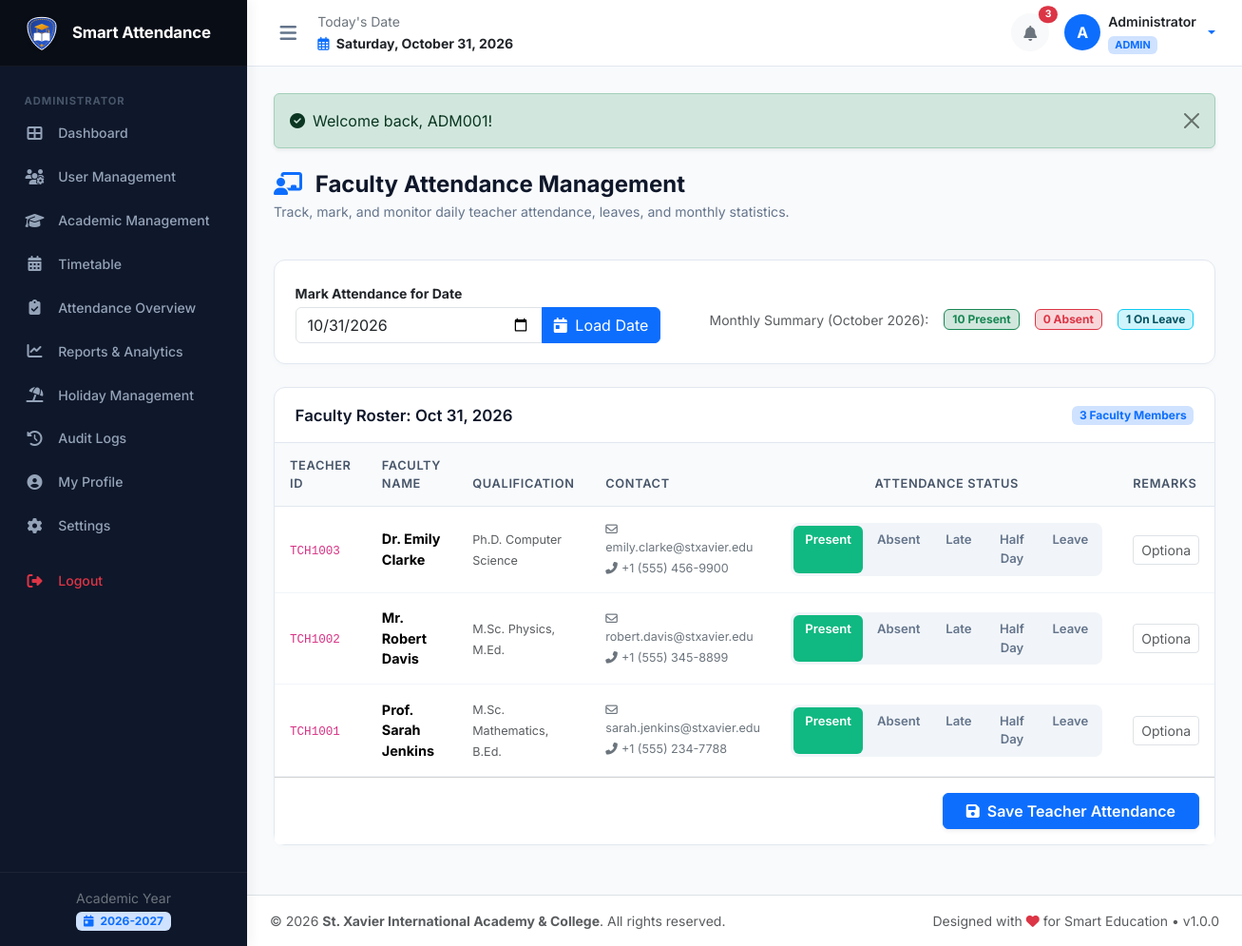
The page /principal/teacher_attendance.php (signed in) on the database its author committed.
### tables this page shows
CREATE TABLE `academic_years` (
  `id` INT AUTO_INCREMENT PRIMARY KEY,
  `name` VARCHAR(50) NOT NULL UNIQUE,
  `start_date` DATE NOT NULL,
  `end_date` DATE NOT NULL,
  `is_current` TINYINT(1) NOT NULL DEFAULT 0,
  `status` ENUM('active', 'archived') NOT NULL DEFAULT 'active',
  `created_at` TIMESTAMP DEFAULT CURRENT_TIMESTAMP
);

CREATE TABLE `teachers` (
  `id` INT AUTO_INCREMENT PRIMARY KEY,
  `user_id` INT NOT NULL UNIQUE,
  `teacher_id` VARCHAR(50) NOT NULL UNIQUE,
  `full_name` VARCHAR(150) NOT NULL,
  `photo` VARCHAR(255) NULL,
  `dob` DATE NULL,
  `gender` ENUM('male', 'female', 'other') DEFAULT 'female',
  `email` VARCHAR(120) NULL,
  `mobile` VARCHAR(25) NULL,
  `qualification` VARCHAR(150) NULL,
  `address` TEXT NULL,
  `joining_date` DATE NULL,
  `created_at` TIMESTAMP DEFAULT CURRENT_TIMESTAMP,
  `updated_at` TIMESTAMP DEFAULT CURRENT_TIMESTAMP ON UPDATE CURRENT_TIMESTAMP,
  FOREIGN KEY (`user_id`) REFERENCES `users`(`id`) ON DELETE CASCADE
);

### includes/auth.php (called while the page is built, shortened)
<?php
require_once __DIR__ . '/functions.php';
function current_role(): ?string {
    return $_SESSION['user']['role'] ?? null;
}

### principal/teacher_attendance.php (the view, shortened to what this page needs)
<?php
require_once __DIR__ . '/../includes/functions.php';
require_once __DIR__ . '/../includes/auth.php';
$pdo = get_db_connection();
$date = $_GET['date'] ?? date('Y-m-d');
$month = $_GET['month'] ?? date('Y-m');
$query = "SELECT t.*, ta.status as recorded_status, ta.remarks as recorded_remarks
          FROM teachers t
          LEFT JOIN teacher_attendance ta ON t.id = ta.teacher_id AND ta.attendance_date = ?
          ORDER BY t.full_name ASC";
$stmt = $pdo->prepare($query);
$stmt->execute([$date]);
$teachers = $stmt->fetchAll();
$summaryStmt = $pdo->prepare("SELECT
                                 COUNT(CASE WHEN status = 'present' THEN 1 END) as present_count,
                                 COUNT(CASE WHEN status = 'absent' THEN 1 END) as absent_count,
                                 COUNT(CASE WHEN status = 'late' THEN 1 END) as late_count,
                                 COUNT(CASE WHEN status = 'on_leave' THEN 1 END) as leave_count,
                                 COUNT(*) as total_records
                              FROM teacher_attendance
                              WHERE attendance_date LIKE ?");
$summaryStmt->execute([$month . '%']);
$monthlyStats = $summaryStmt->fetch();
require_once __DIR__ . '/../includes/header.php';
require_once __DIR__ . '/../includes/sidebar.php';
require_once __DIR__ . '/../includes/navbar.php';
?>
<div class="page-header">
  <div>
    <h1 class="page-title"><i class="fas fa-chalkboard-teacher me-2 text-primary"></i> Faculty Attendance Management</h1>
    <p class="page-subtitle">Track, mark, and monitor daily teacher attendance, leaves, and monthly statistics.</p>
  </div>
</div>
<div class="card card-custom mb-4">
  <div class="card-body">
    <form method="GET" action="" class="row g-3 align-items-center">
      <div class="col-md-5">
        <label class="form-label small fw-bold mb-1">Mark Attendance for Date</label>
        <div class="input-group">
          <input type="date" name="date" class="form-control" value="<?= e($date) ?>" onchange="this.form.submit()">
          <button type="submit" class="btn btn-primary"><i class="fas fa-calendar-day me-1"></i> Load Date</button>
        </div>
      </div>
      <div class="col-md-7">
        <div class="d-flex justify-content-end align-items-center gap-3 pt-md-3">
          <div class="small text-muted">Monthly Summary (<?= date('F Y', strtotime($month . '-01')) ?>):</div>
          <span class="badge bg-success-subtle text-success border border-success px-2 py-1"><?= (int)($monthlyStats['present_count'] ?? 0) ?> Present</span>
          <span class="badge bg-danger-subtle text-danger border border-danger px-2 py-1"><?= (int)($monthlyStats['absent_count'] ?? 0) ?> Absent</span>
          <span class="badge bg-info-subtle text-info-emphasis border border-info px-2 py-1"><?= (int)($monthlyStats['leave_count'] ?? 0) ?> On Leave</span>
        </div>
      </div>
    </form>
  </div>
</div>
<form method="POST" action="">
  <div class="card card-custom">
    <div class="card-header d-flex justify-content-between align-items-center">
      <h5 class="card-title">Faculty Roster: <?= format_date($date) ?></h5>
      <span class="badge bg-primary-subtle text-primary"><?= count($teachers) ?> Faculty Members</span>
    </div>
    <div class="card-body p-0">
      <div class="table-responsive">
        <table class="table table-custom table-hover align-middle mb-0">
          <thead>
            <tr>
              <th>Teacher ID</th>
              <th>Faculty Name</th>
              <th>Qualification</th>
              <th>Contact</th>
              <th class="text-center" style="width: 360px;">Attendance Status</th>
              <th>Remarks</th>
            </tr>
          </thead>
          <tbody>
            <?php if (!empty($teachers)): ?>
              <?php foreach ($teachers as $t): ?>
                <tr>
                  <td><code><?= e($t['teacher_id']) ?></code></td>
                  <td>
                    <strong><?= e($t['full_name']) ?></strong>
                  </td>
                  <td><small class="text-muted"><?= e($t['qualification'] ?? '-') ?></small></td>
                  <td>
                    <small class="text-secondary d-block"><i class="far fa-envelope me-1"></i><?= e($t['email']) ?></small>
                    <small class="text-secondary"><i class="fas fa-phone-alt me-1"></i><?= e($t['mobile']) ?></small>
                  </td>
                  <td class="text-center">
                    <div class="attendance-toggle-group">
                      <label for="t_pres_<?= $t['id'] ?>">Present</label>
                      <label for="t_abs_<?= $t['id'] ?>">Absent</label>
                      <label for="t_late_<?= $t['id'] ?>">Late</label>
                      <label for="t_half_<?= $t['id'] ?>">Half Day</label>
                      <label for="t_leave_<?= $t['id'] ?>">Leave</label>
                    </div>
                  </td>
                  <td>
                    <input type="text" name="remarks[<?= $t['id'] ?>]" class="form-control form-control-sm" placeholder="Optional notes..." value="<?= e($t['recorded_remarks'] ?? '') ?>">
                  </td>
                </tr>
              <?php endforeach; ?>
            <?php else: ?>
              <tr><td colspan="6" class="text-center py-4 text-muted">No teachers registered in the database.</td></tr>
            <?php endif; ?>
          </tbody>
        </table>
      </div>
    </div>
    <div class="card-footer bg-white p-3 text-end">
      <button type="submit" class="btn btn-primary px-4 fw-semibold shadow-sm">
        <i class="fas fa-save me-1"></i> Save Teacher Attendance
      </button>
    </div>
  </div>
</form>
<?php require_once __DIR__ . '/../includes/footer.php'; ?>

### includes/sidebar.php (shortened to what this page needs)
<?php
$role = current_role() ?? 'student';
$currentScript = basename($_SERVER['PHP_SELF']);
?>
<aside class="app-sidebar" id="appSidebar">
  <div class="sidebar-brand">
    <img src="<?= BASE_URL ?>/assets/img/logo.svg" alt="Logo">
    <div class="brand-title">Smart Attendance</div>
  </div>
  <ul class="sidebar-menu">
    <?php if ($role === 'admin'): ?>
      <li class="menu-header">Administrator</li>
      <li class="nav-item">
        <a class="nav-link <?= ($currentScript === 'index.php') ? 'active' : '' ?>" href="<?= BASE_URL ?>/admin/index.php">
          <i class="fas fa-th-large"></i> <span>Dashboard</span>
        </a>
      </li>
      <li class="nav-item">
        <a class="nav-link <?= in_array($currentScript, ['users.php', 'user_add.php', 'user_edit.php']) ? 'active' : '' ?>" href="<?= BASE_URL ?>/admin/users.php">
          <i class="fas fa-users-cog"></i> <span>User Management</span>
        </a>
      </li>
      <li class="nav-item">
        <a class="nav-link <?= ($currentScript === 'academics.php') ? 'active' : '' ?>" href="<?= BASE_URL ?>/admin/academics.php">
          <i class="fas fa-graduation-cap"></i> <span>Academic Management</span>
        </a>
      </li>
      <li class="nav-item">
        <a class="nav-link <?= ($currentScript === 'timetable.php') ? 'active' : '' ?>" href="<?= BASE_URL ?>/admin/timetable.php">
          <i class="fas fa-calendar-alt"></i> <span>Timetable</span>
        </a>
      </li>
      <li class="nav-item">
        <a class="nav-link <?= ($currentScript === 'attendance.php') ? 'active' : '' ?>" href="<?= BASE_URL ?>/admin/attendance.php">
          <i class="fas fa-clipboard-check"></i> <span>Attendance Overview</span>
        </a>
      </li>
      <li class="nav-item">
        <a class="nav-link <?= ($currentScript === 'reports.php') ? 'active' : '' ?>" href="<?= BASE_URL ?>/admin/reports.php">
          <i class="fas fa-chart-line"></i> <span>Reports & Analytics</span>
        </a>
      </li>
      <li class="nav-item">
        <a class="nav-link <?= ($currentScript === 'holidays.php') ? 'active' : '' ?>" href="<?= BASE_URL ?>/admin/holidays.php">
          <i class="fas fa-umbrella-beach"></i> <span>Holiday Management</span>
        </a>
      </li>
      <li class="nav-item">
        <a class="nav-link <?= ($currentScript === 'audit_logs.php') ? 'active' : '' ?>" href="<?= BASE_URL ?>/admin/audit_logs.php">
          <i class="fas fa-history"></i> <span>Audit Logs</span>
        </a>
      </li>
      <li class="nav-item">
        <a class="nav-link <?= ($currentScript === 'profile.php') ? 'active' : '' ?>" href="<?= BASE_URL ?>/admin/profile.php">
          <i class="fas fa-user-circle"></i> <span>My Profile</span>
        </a>
      </li>
      <li class="nav-item">
        <a class="nav-link <?= ($currentScript === 'settings.php') ? 'active' : '' ?>" href="<?= BASE_URL ?>/admin/settings.php">
          <i class="fas fa-cog"></i> <span>Settings</span>
        </a>
      </li>
    <?php endif; ?>
    <li class="nav-item mt-3">
      <a class="nav-link text-danger" href="<?= BASE_URL ?>/logout.php">
        <i class="fas fa-sign-out-alt"></i> <span>Logout</span>
      </a>
    </li>
  </ul>
  <div class="sidebar-footer text-center">
    <small class="text-secondary d-block">Academic Year</small>
    <span class="badge bg-primary-subtle text-primary mt-1">
      <i class="fas fa-calendar-day me-1"></i> <?= e(get_active_academic_year()['name'] ?? '2026-2027') ?>
    </span>
  </div>
</aside>

### assets/css/style.css (style rules this page uses)
:root { --primary: #1e40af; --primary-hover: #1e3a8a; --primary-light: #eff6ff; --secondary: #64748b; --accent: #3b82f6; --dark-sidebar: #0f172a; --sidebar-hover: #1e293b; --sidebar-text: #94a3b8; --sidebar-text-active: #ffffff; --bg-main: #f8fafc; --card-bg: #ffffff; --border-color: #e2e8f0; --text-main: #1e293b; --text-muted: #64748b; --status-present: #10b981; --status-absent: #ef4444; --status-late: #f59e0b; --status-halfday: #f97316; --status-leave: #06b6d4; --sidebar-width: 260px; --sidebar-collapsed-width: 76px; --topbar-height: 70px; --transition: all 0.25s cubic-bezier(0.4, 0, 0.2, 1); }
body { font-family: 'Inter', -apple-system, BlinkMacSystemFont, "Segoe UI", Roboto, Oxygen, Ubuntu, Cantarell, sans-serif; background-color: var(--bg-main); color: var(--text-main); min-height: 100vh; margin: 0; padding: 0; }
h1, h2, h3, h4, h5, h6 { font-weight: 600; color: #0f172a; }
a { text-decoration: none; transition: var(--transition); }
.app-sidebar { width: var(--sidebar-width); background-color: var(--dark-sidebar); color: var(--sidebar-text); flex-shrink: 0; display: flex; flex-direction: column; position: fixed; top: 0; bottom: 0; left: 0; z-index: 1000; transition: var(--transition); box-shadow: 4px 0 12px rgba(0, 0, 0, 0.05); overflow-y: auto; }
.sidebar-brand { height: var(--topbar-height); display: flex; align-items: center; padding: 0 1.5rem; background-color: #090d16; border-bottom: 1px solid rgba(255, 255, 255, 0.05); }
.sidebar-brand img { width: 40px; height: 40px; margin-right: 0.75rem; }
.sidebar-brand .brand-title { font-size: 1.05rem; font-weight: 700; color: #ffffff; letter-spacing: -0.01em; white-space: nowrap; }
.sidebar-menu { list-style: none; padding: 1rem 0.75rem; margin: 0; flex: 1; }
.menu-header { font-size: 0.7rem; font-weight: 700; text-transform: uppercase; letter-spacing: 0.08em; color: #475569; padding: 0.75rem 0.85rem 0.25rem; }
.sidebar-menu .nav-item { margin-bottom: 0.25rem; }
.sidebar-menu .nav-link { display: flex; align-items: center; padding: 0.65rem 0.85rem; color: var(--sidebar-text); border-radius: 8px; font-size: 0.88rem; font-weight: 500; transition: var(--transition); }
.sidebar-menu .nav-link i { width: 22px; font-size: 1rem; margin-right: 0.85rem; text-align: center; }
.sidebar-footer { padding: 1rem; border-top: 1px solid rgba(255, 255, 255, 0.05); }
.page-header { margin-bottom: 1.5rem; display: flex; align-items: center; justify-content: space-between; flex-wrap: wrap; gap: 1rem; }
.page-title { font-size: 1.5rem; font-weight: 700; color: #0f172a; margin: 0; }
.page-subtitle { color: var(--text-muted); font-size: 0.88rem; margin-top: 0.2rem; }
.card-custom { background: #ffffff; border: 1px solid var(--border-color); border-radius: 12px; box-shadow: 0 2px 6px rgba(0, 0, 0, 0.02); margin-bottom: 1.5rem; }
.card-custom .card-header { background: transparent; border-bottom: 1px solid var(--border-color); padding: 1.15rem 1.35rem; display: flex; align-items: center; justify-content: space-between; }
.card-custom .card-header .card-title { font-size: 1.05rem; font-weight: 600; color: #0f172a; margin: 0; }
.card-custom .card-body { padding: 1.35rem; }
.table-custom { margin: 0; }
.table-custom thead th { background-color: #f8fafc; color: #475569; font-weight: 600; font-size: 0.8rem; text-transform: uppercase; letter-spacing: 0.05em; border-bottom: 1px solid var(--border-color); padding: 0.85rem 1rem; }
.table-custom tbody td { padding: 0.95rem 1rem; vertical-align: middle; border-bottom: 1px solid #f1f5f9; font-size: 0.9rem; }
.attendance-toggle-group { display: inline-flex; border-radius: 8px; background: #f1f5f9; padding: 3px; gap: 3px; }
.attendance-toggle-group label { cursor: pointer; padding: 5px 12px; font-size: 0.82rem; font-weight: 600; border-radius: 6px; margin: 0; transition: var(--transition); color: var(--text-muted); }
.attendance-toggle-group input[value="present"]:checked + label { background: var(--status-present); color: #fff; }

### rows shown on the page
academic_years: name "2026-2027"
teachers: teacher "TCH1003", full_name "Dr. Emily Clarke", qualification "Ph.D. Computer Science", email "emily.clarke@stxavier.edu", mobile "+1 (555) 456-9900"
teachers: teacher "TCH1002", full_name "Mr. Robert Davis", qualification "M.Sc. Physics, M.Ed.", email "robert.davis@stxavier.edu", mobile "+1 (555) 345-8899"
teachers: teacher "TCH1001", full_name "Prof. Sarah Jenkins", qualification "M.Sc. Mathematics, B.Ed.", email "sarah.jenkins@stxavier.edu", mobile "+1 (555) 234-7788"

### other values the page prints
$unreadCount "3"
substr($user['full_name'] ?? 'U', 0, 1) "A"
$user['full_name'] "Administrator"
$user['role'] "ADMIN"
$msg['message'] "Welcome back, ADM001!"
$monthlyStats['present_count'] "10"
$monthlyStats['absent_count'] "0"
$monthlyStats['leave_count'] "1"
format_date($date) "Oct 31, 2026"
count($teachers) "3"
$schoolName "St. Xavier International Academy & College"
APP_VERSION "1.0.0"
